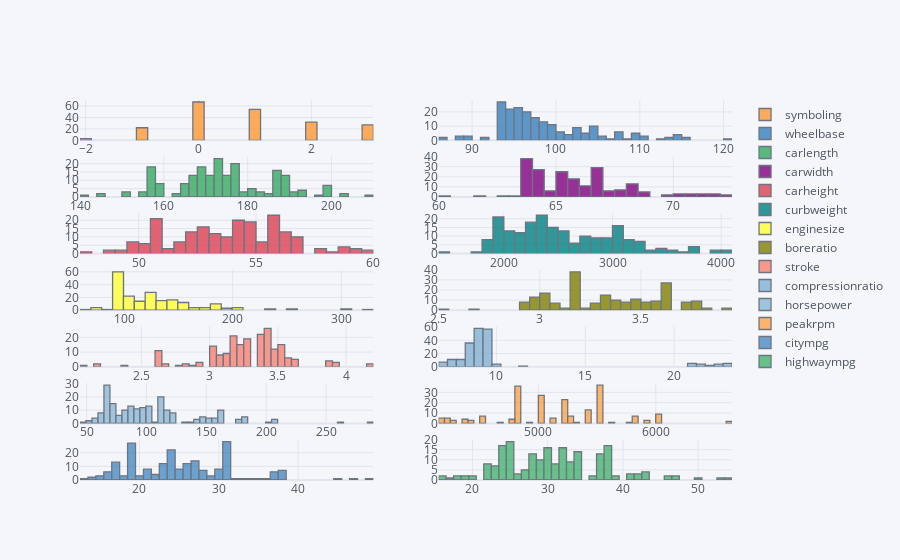

Here is the notebook cell this chart was saved with:
### Code cell
df1[numerical].iplot(kind='histogram',subplots=True,bins=50)

### Figure 1 — Plotly figure (JSON) as saved in the notebook; plotly's stock layout.template omitted (floating-point values rounded to 4 significant figures; data arrays with more than 128 entries replaced by an {"elided": "..."} marker saying what was removed)
{"data": [{"histfunc": "count", "histnorm": "", "marker": {"color": "rgba(255, 153, 51, 1.0)", "line": {"color": "#4D5663", "width": 1.3}}, "name": "symboling", "nbinsx": 50, "opacity": 0.8, "orientation": "v", "type": "histogram", "x": {"elided": "205 int values"}, "xaxis": "x", "yaxis": "y"}, {"histfunc": "count", "histnorm": "", "marker": {"color": "rgba(55, 128, 191, 1.0)", "line": {"color": "#4D5663", "width": 1.3}}, "name": "wheelbase", "nbinsx": 50, "opacity": 0.8, "orientation": "v", "type": "histogram", "x": {"elided": "205 float values"}, "xaxis": "x2", "yaxis": "y2"}, {"histfunc": "count", "histnorm": "", "marker": {"color": "rgba(50, 171, 96, 1.0)", "line": {"color": "#4D5663", "width": 1.3}}, "name": "carlength", "nbinsx": 50, "opacity": 0.8, "orientation": "v", "type": "histogram", "x": {"elided": "205 float values"}, "xaxis": "x3", "yaxis": "y3"}, {"histfunc": "count", "histnorm": "", "marker": {"color": "rgba(128, 0, 128, 1.0)", "line": {"color": "#4D5663", "width": 1.3}}, "name": "carwidth", "nbinsx": 50, "opacity": 0.8, "orientation": "v", "type": "histogram", "x": {"elided": "205 float values"}, "xaxis": "x4", "yaxis": "y4"}, {"histfunc": "count", "histnorm": "", "marker": {"color": "rgba(219, 64, 82, 1.0)", "line": {"color": "#4D5663", "width": 1.3}}, "name": "carheight", "nbinsx": 50, "opacity": 0.8, "orientation": "v", "type": "histogram", "x": {"elided": "205 float values"}, "xaxis": "x5", "yaxis": "y5"}, {"histfunc": "count", "histnorm": "", "marker": {"color": "rgba(0, 128, 128, 1.0)", "line": {"color": "#4D5663", "width": 1.3}}, "name": "curbweight", "nbinsx": 50, "opacity": 0.8, "orientation": "v", "type": "histogram", "x": {"elided": "205 int values"}, "xaxis": "x6", "yaxis": "y6"}, {"histfunc": "count", "histnorm": "", "marker": {"color": "rgba(255, 255, 51, 1.0)", "line": {"color": "#4D5663", "width": 1.3}}, "name": "enginesize", "nbinsx": 50, "opacity": 0.8, "orientation": "v", "type": "histogram", "x": {"elided": "205 int values"}, "xaxis": "x7", "yaxis": "y7"}, {"histfunc": "count", "histnorm": "", "marker": {"color": "rgba(128, 128, 0, 1.0)", "line": {"color": "#4D5663", "width": 1.3}}, "name": "boreratio", "nbinsx": 50, "opacity": 0.8, "orientation": "v", "type": "histogram", "x": {"elided": "205 float values"}, "xaxis": "x8", "yaxis": "y8"}, {"histfunc": "count", "histnorm": "", "marker": {"color": "rgba(251, 128, 114, 1.0)", "line": {"color": "#4D5663", "width": 1.3}}, "name": "stroke", "nbinsx": 50, "opacity": 0.8, "orientation": "v", "type": "histogram", "x": {"elided": "205 float values"}, "xaxis": "x9", "yaxis": "y9"}, {"histfunc": "count", "histnorm": "", "marker": {"color": "rgba(128, 177, 211, 1.0)", "line": {"color": "#4D5663", "width": 1.3}}, "name": "compressionratio", "nbinsx": 50, "opacity": 0.8, "orientation": "v", "type": "histogram", "x": {"elided": "205 float values"}, "xaxis": "x10", "yaxis": "y10"}, {"histfunc": "count", "histnorm": "", "marker": {"color": "rgba(128, 177, 211, 0.8999999999999999)", "line": {"color": "#4D5663", "width": 1.3}}, "name": "horsepower", "nbinsx": 50, "opacity": 0.8, "orientation": "v", "type": "histogram", "x": {"elided": "205 int values"}, "xaxis": "x11", "yaxis": "y11"}, {"histfunc": "count", "histnorm": "", "marker": {"color": "rgba(255, 153, 51, 0.8999999999999999)", "line": {"color": "#4D5663", "width": 1.3}}, "name": "peakrpm", "nbinsx": 50, "opacity": 0.8, "orientation": "v", "type": "histogram", "x": {"elided": "205 int values"}, "xaxis": "x12", "yaxis": "y12"}, {"histfunc": "count", "histnorm": "", "marker": {"color": "rgba(55, 128, 191, 0.8999999999999999)", "line": {"color": "#4D5663", "width": 1.3}}, "name": "citympg", "nbinsx": 50, "opacity": 0.8, "orientation": "v", "type": "histogram", "x": {"elided": "205 int values"}, "xaxis": "x13", "yaxis": "y13"}, {"histfunc": "count", "histnorm": "", "marker": {"color": "rgba(50, 171, 96, 0.8999999999999999)", "line": {"color": "#4D5663", "width": 1.3}}, "name": "highwaympg", "nbinsx": 50, "opacity": 0.8, "orientation": "v", "type": "histogram", "x": {"elided": "205 int values"}, "xaxis": "x14", "yaxis": "y14"}], "layout": {"barmode": "overlay", "legend": {"bgcolor": "#F5F6F9", "font": {"color": "#4D5663"}}, "paper_bgcolor": "#F5F6F9", "plot_bgcolor": "#F5F6F9", "title": {"font": {"color": "#4D5663"}}, "xaxis": {"anchor": "y", "domain": [0, 0.45], "gridcolor": "#E1E5ED", "showgrid": true, "tickfont": {"color": "#4D5663"}, "title": {"font": {"color": "#4D5663"}, "text": ""}, "zerolinecolor": "#E1E5ED"}, "xaxis10": {"anchor": "y10", "domain": [0.55, 1], "gridcolor": "#E1E5ED", "showgrid": true, "tickfont": {"color": "#4D5663"}, "title": {"font": {"color": "#4D5663"}, "text": ""}, "zerolinecolor": "#E1E5ED"}, "xaxis11": {"anchor": "y11", "domain": [0, 0.45], "gridcolor": "#E1E5ED", "showgrid": true, "tickfont": {"color": "#4D5663"}, "title": {"font": {"color": "#4D5663"}, "text": ""}, "zerolinecolor": "#E1E5ED"}, "xaxis12": {"anchor": "y12", "domain": [0.55, 1], "gridcolor": "#E1E5ED", "showgrid": true, "tickfont": {"color": "#4D5663"}, "title": {"font": {"color": "#4D5663"}, "text": ""}, "zerolinecolor": "#E1E5ED"}, "xaxis13": {"anchor": "y13", "domain": [0, 0.45], "gridcolor": "#E1E5ED", "showgrid": true, "tickfont": {"color": "#4D5663"}, "title": {"font": {"color": "#4D5663"}, "text": ""}, "zerolinecolor": "#E1E5ED"}, "xaxis14": {"anchor": "y14", "domain": [0.55, 1], "gridcolor": "#E1E5ED", "showgrid": true, "tickfont": {"color": "#4D5663"}, "title": {"font": {"color": "#4D5663"}, "text": ""}, "zerolinecolor": "#E1E5ED"}, "xaxis2": {"anchor": "y2", "domain": [0.55, 1], "gridcolor": "#E1E5ED", "showgrid": true, "tickfont": {"color": "#4D5663"}, "title": {"font": {"color": "#4D5663"}, "text": ""}, "zerolinecolor": "#E1E5ED"}, "xaxis3": {"anchor": "y3", "domain": [0, 0.45], "gridcolor": "#E1E5ED", "showgrid": true, "tickfont": {"color": "#4D5663"}, "title": {"font": {"color": "#4D5663"}, "text": ""}, "zerolinecolor": "#E1E5ED"}, "xaxis4": {"anchor": "y4", "domain": [0.55, 1], "gridcolor": "#E1E5ED", "showgrid": true, "tickfont": {"color": "#4D5663"}, "title": {"font": {"color": "#4D5663"}, "text": ""}, "zerolinecolor": "#E1E5ED"}, "xaxis5": {"anchor": "y5", "domain": [0, 0.45], "gridcolor": "#E1E5ED", "showgrid": true, "tickfont": {"color": "#4D5663"}, "title": {"font": {"color": "#4D5663"}, "text": ""}, "zerolinecolor": "#E1E5ED"}, "xaxis6": {"anchor": "y6", "domain": [0.55, 1], "gridcolor": "#E1E5ED", "showgrid": true, "tickfont": {"color": "#4D5663"}, "title": {"font": {"color": "#4D5663"}, "text": ""}, "zerolinecolor": "#E1E5ED"}, "xaxis7": {"anchor": "y7", "domain": [0, 0.45], "gridcolor": "#E1E5ED", "showgrid": true, "tickfont": {"color": "#4D5663"}, "title": {"font": {"color": "#4D5663"}, "text": ""}, "zerolinecolor": "#E1E5ED"}, "xaxis8": {"anchor": "y8", "domain": [0.55, 1], "gridcolor": "#E1E5ED", "showgrid": true, "tickfont": {"color": "#4D5663"}, "title": {"font": {"color": "#4D5663"}, "text": ""}, "zerolinecolor": "#E1E5ED"}, "xaxis9": {"anchor": "y9", "domain": [0, 0.45], "gridcolor": "#E1E5ED", "showgrid": true, "tickfont": {"color": "#4D5663"}, "title": {"font": {"color": "#4D5663"}, "text": ""}, "zerolinecolor": "#E1E5ED"}, "yaxis": {"anchor": "x", "domain": [0.8939, 1], "gridcolor": "#E1E5ED", "showgrid": true, "tickfont": {"color": "#4D5663"}, "title": {"font": {"color": "#4D5663"}, "text": ""}, "zerolinecolor": "#E1E5ED"}, "yaxis10": {"anchor": "x10", "domain": [0.298, 0.4041], "gridcolor": "#E1E5ED", "showgrid": true, "tickfont": {"color": "#4D5663"}, "title": {"font": {"color": "#4D5663"}, "text": ""}, "zerolinecolor": "#E1E5ED"}, "yaxis11": {"anchor": "x11", "domain": [0.149, 0.2551], "gridcolor": "#E1E5ED", "showgrid": true, "tickfont": {"color": "#4D5663"}, "title": {"font": {"color": "#4D5663"}, "text": ""}, "zerolinecolor": "#E1E5ED"}, "yaxis12": {"anchor": "x12", "domain": [0.149, 0.2551], "gridcolor": "#E1E5ED", "showgrid": true, "tickfont": {"color": "#4D5663"}, "title": {"font": {"color": "#4D5663"}, "text": ""}, "zerolinecolor": "#E1E5ED"}, "yaxis13": {"anchor": "x13", "domain": [0, 0.1061], "gridcolor": "#E1E5ED", "showgrid": true, "tickfont": {"color": "#4D5663"}, "title": {"font": {"color": "#4D5663"}, "text": ""}, "zerolinecolor": "#E1E5ED"}, "yaxis14": {"anchor": "x14", "domain": [0, 0.1061], "gridcolor": "#E1E5ED", "showgrid": true, "tickfont": {"color": "#4D5663"}, "title": {"font": {"color": "#4D5663"}, "text": ""}, "zerolinecolor": "#E1E5ED"}, "yaxis2": {"anchor": "x2", "domain": [0.8939, 1], "gridcolor": "#E1E5ED", "showgrid": true, "tickfont": {"color": "#4D5663"}, "title": {"font": {"color": "#4D5663"}, "text": ""}, "zerolinecolor": "#E1E5ED"}, "yaxis3": {"anchor": "x3", "domain": [0.7449, 0.851], "gridcolor": "#E1E5ED", "showgrid": true, "tickfont": {"color": "#4D5663"}, "title": {"font": {"color": "#4D5663"}, "text": ""}, "zerolinecolor": "#E1E5ED"}, "yaxis4": {"anchor": "x4", "domain": [0.7449, 0.851], "gridcolor": "#E1E5ED", "showgrid": true, "tickfont": {"color": "#4D5663"}, "title": {"font": {"color": "#4D5663"}, "text": ""}, "zerolinecolor": "#E1E5ED"}, "yaxis5": {"anchor": "x5", "domain": [0.5959, 0.702], "gridcolor": "#E1E5ED", "showgrid": true, "tickfont": {"color": "#4D5663"}, "title": {"font": {"color": "#4D5663"}, "text": ""}, "zerolinecolor": "#E1E5ED"}, "yaxis6": {"anchor": "x6", "domain": [0.5959, 0.702], "gridcolor": "#E1E5ED", "showgrid": true, "tickfont": {"color": "#4D5663"}, "title": {"font": {"color": "#4D5663"}, "text": ""}, "zerolinecolor": "#E1E5ED"}, "yaxis7": {"anchor": "x7", "domain": [0.4469, 0.5531], "gridcolor": "#E1E5ED", "showgrid": true, "tickfont": {"color": "#4D5663"}, "title": {"font": {"color": "#4D5663"}, "text": ""}, "zerolinecolor": "#E1E5ED"}, "yaxis8": {"anchor": "x8", "domain": [0.4469, 0.5531], "gridcolor": "#E1E5ED", "showgrid": true, "tickfont": {"color": "#4D5663"}, "title": {"font": {"color": "#4D5663"}, "text": ""}, "zerolinecolor": "#E1E5ED"}, "yaxis9": {"anchor": "x9", "domain": [0.298, 0.4041], "gridcolor": "#E1E5ED", "showgrid": true, "tickfont": {"color": "#4D5663"}, "title": {"font": {"color": "#4D5663"}, "text": ""}, "zerolinecolor": "#E1E5ED"}}}
